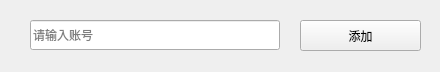
<?xml version="1.0" encoding="UTF-8"?>
<ui version="4.0">
 <class>addFriend</class>
 <widget class="QWidget" name="addFriend">
  <property name="geometry">
   <rect>
    <x>0</x>
    <y>0</y>
    <width>440</width>
    <height>72</height>
   </rect>
  </property>
  <property name="windowTitle">
   <string>Form</string>
  </property>
  <widget class="QPushButton" name="pushButton">
   <property name="geometry">
    <rect>
     <x>300</x>
     <y>20</y>
     <width>121</width>
     <height>31</height>
    </rect>
   </property>
   <property name="text">
    <string>添加</string>
   </property>
  </widget>
  <widget class="QLineEdit" name="lineEdit">
   <property name="geometry">
    <rect>
     <x>30</x>
     <y>20</y>
     <width>250</width>
     <height>30</height>
    </rect>
   </property>
   <property name="minimumSize">
    <size>
     <width>250</width>
     <height>30</height>
    </size>
   </property>
   <property name="maximumSize">
    <size>
     <width>50</width>
     <height>30</height>
    </size>
   </property>
   <property name="placeholderText">
    <string>请输入账号</string>
   </property>
  </widget>
 </widget>
 <resources/>
 <connections/>
</ui>
